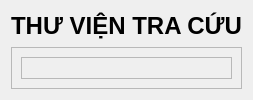
               <widget class="QWidget" name="frm_main_lib">
                <layout class="QVBoxLayout" name="verticalLayout_23">
                 <item>
                  <widget class="QLabel" name="lb_bot_tamsohoc_2">
                   <property name="maximumSize">
                    <size>
                     <width>16777215</width>
                     <height>30</height>
                    </size>
                   </property>
                   <property name="font">
                    <font>
                     <pointsize>18</pointsize>
                     <bold>true</bold>
                    </font>
                   </property>
                   <property name="text">
                    <string>THƯ VIỆN TRA CỨU</string>
                   </property>
                   <property name="alignment">
                    <set>Qt::AlignCenter</set>
                   </property>
                  </widget>
                 </item>
                 <item>
                  <widget class="QFrame" name="frame_3">
                   <property name="styleSheet">
                    <string notr="true"/>
                   </property>
                   <property name="frameShape">
                    <enum>QFrame::StyledPanel</enum>
                   </property>
                   <property name="frameShadow">
                    <enum>QFrame::Raised</enum>
                   </property>
                   <layout class="QVBoxLayout" name="verticalLayout_21">
                    <item>
                     <widget class="QFrame" name="frame_4">
                      <property name="styleSheet">
                       <string notr="true"/>
                      </property>
                      <property name="frameShape">
                       <enum>QFrame::StyledPanel</enum>
                      </property>
                      <property name="frameShadow">
                       <enum>QFrame::Raised</enum>
                      </property>
                      <layout class="QVBoxLayout" name="verticalLayout_22"/>
                     </widget>
                    </item>
                   </layout>
                  </widget>
                 </item>
                </layout>
               </widget>
